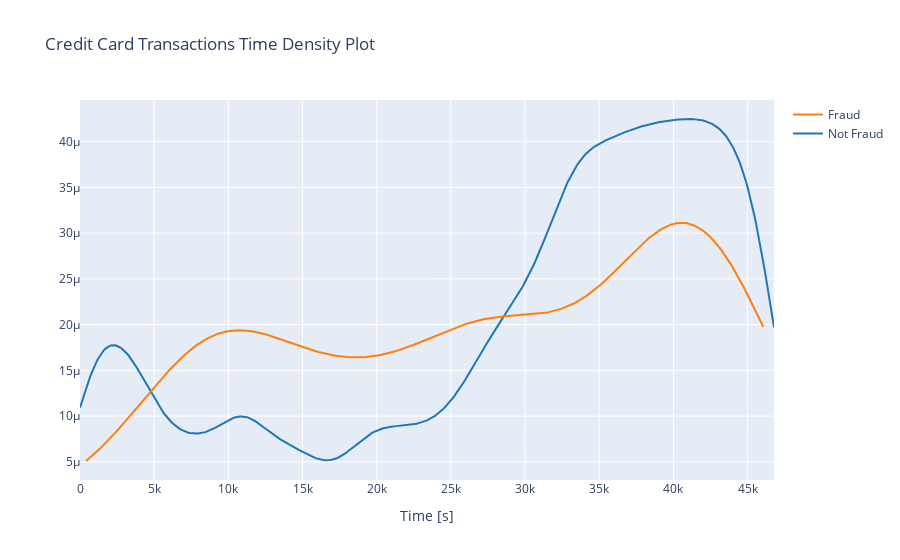

Notebook cell for this chart:
### Markdown cell above
Exploratory data analysis

### Code cell
class_0 = data_df.loc[data_df['Class'] == 0]["Time"]
class_1 = data_df.loc[data_df['Class'] == 1]["Time"]

hist_data = [class_0, class_1]
group_labels = ['Not Fraud', 'Fraud']

fig = ff.create_distplot(hist_data, group_labels, show_hist=False, show_rug=False)
fig['layout'].update(title='Credit Card Transactions Time Density Plot', xaxis=dict(title='Time [s]'))
iplot(fig, filename='dist_only')

### Figure 1 — Plotly figure (JSON) as saved in the notebook; plotly's stock layout.template omitted (floating-point values rounded to 4 significant figures; data arrays with more than 128 entries replaced by an {"elided": "..."} marker saying what was removed)
{"data": [{"legendgroup": "Not Fraud", "marker": {"color": "rgb(31, 119, 180)"}, "mode": "lines", "name": "Not Fraud", "showlegend": true, "x": {"elided": "500 float values"}, "xaxis": "x", "y": {"elided": "500 float values"}, "yaxis": "y", "type": "scatter"}, {"legendgroup": "Fraud", "marker": {"color": "rgb(255, 127, 14)"}, "mode": "lines", "name": "Fraud", "showlegend": true, "x": {"elided": "500 float values"}, "xaxis": "x", "y": {"elided": "500 float values"}, "yaxis": "y", "type": "scatter"}], "layout": {"barmode": "overlay", "hovermode": "closest", "legend": {"traceorder": "reversed"}, "title": {"text": "Credit Card Transactions Time Density Plot"}, "xaxis": {"anchor": "y2", "domain": [0, 1], "title": {"text": "Time [s]"}, "zeroline": false}, "yaxis": {"anchor": "free", "domain": [0, 1], "position": 0}}}
